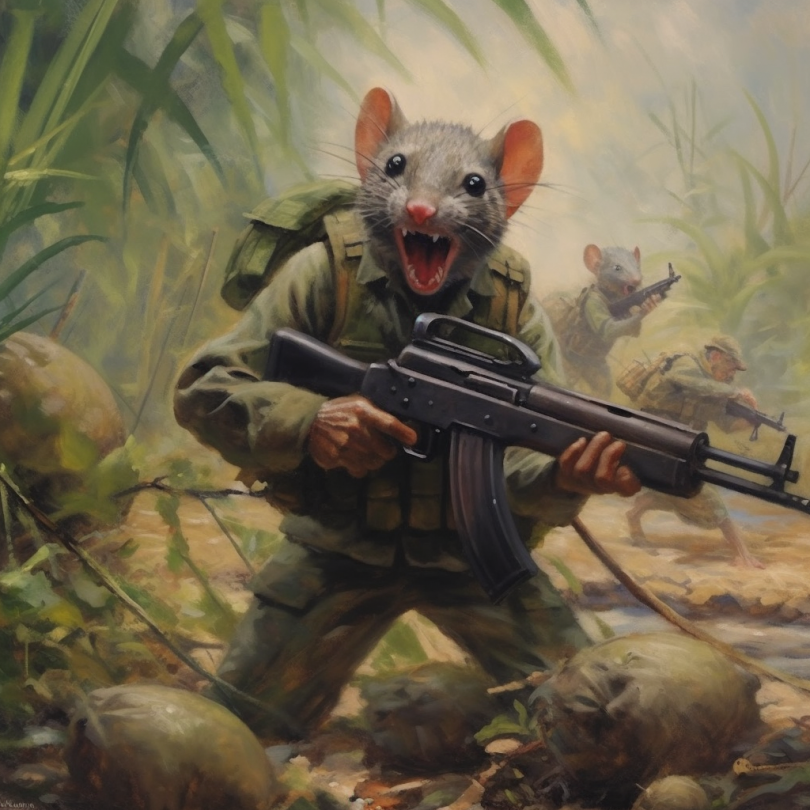
#> input picture mouse-soldier.png, 810 x 810 px
$ python manipulation.py
#> lines starting #> are read from the running program, lines starting #| are printed output that depends on the picture
import cv2
import numpy as np

img = cv2.imread("mouse-soldier.png", cv2.IMREAD_COLOR)
#> img is the input picture: shape (810, 810, 3); mean B, G, R 77.5, 101.1, 111.7


# RESIZE
img = cv2.resize(img, (400, 800))
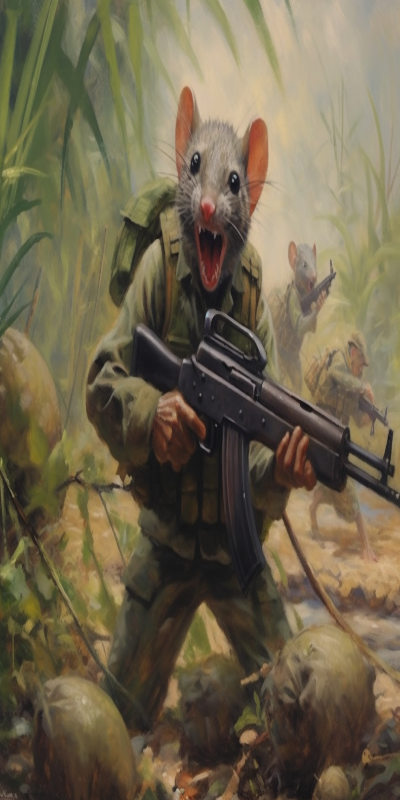
#> img: shape (800, 400, 3); mean B, G, R 77.4, 101, 111.5
img = cv2.resize(img, (0,0), fx=2, fy=1)
#> img: shape (800, 800, 3)
# CROP
height, width = img.shape[0], img.shape[1]
#> height = 800; width = 800

img = img[80 : int(height/2) -100 , 350 : -265]
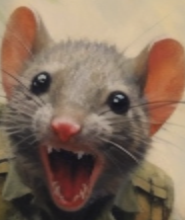
#> img: shape (220, 185, 3); mean B, G, R 92.9, 110.5, 132.7

# ROTATE
img = cv2.rotate(img, cv2.ROTATE_180)
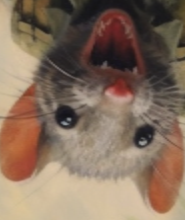
#> img: shape (220, 185, 3); mean B, G, R 92.9, 110.5, 132.7

# TRANSLATE


#cv2.imwrite("mouse-headshot.jpg", img)


#cv2.imshow("Mouse Guy", img)
cv2.waitKey(0)
cv2.destroyAllWindows()
